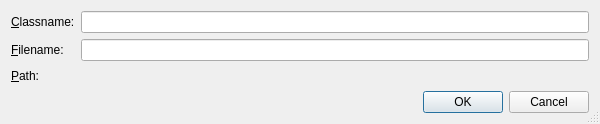
<?xml version="1.0" encoding="UTF-8"?>
<ui version="4.0">
 <class>NewDialogClassDialog</class>
 <widget class="QDialog" name="NewDialogClassDialog">
  <property name="geometry">
   <rect>
    <x>0</x>
    <y>0</y>
    <width>600</width>
    <height>124</height>
   </rect>
  </property>
  <property name="windowTitle">
   <string>New Dialog Class</string>
  </property>
  <property name="sizeGripEnabled">
   <bool>true</bool>
  </property>
  <layout class="QVBoxLayout" name="verticalLayout">
   <item>
    <layout class="QGridLayout" name="gridLayout">
     <item row="0" column="0">
      <widget class="QLabel" name="label">
       <property name="text">
        <string>&amp;Classname:</string>
       </property>
       <property name="buddy">
        <cstring>classnameEdit</cstring>
       </property>
      </widget>
     </item>
     <item row="0" column="1">
      <widget class="QLineEdit" name="classnameEdit">
       <property name="toolTip">
        <string>Enter the name of the new class</string>
       </property>
      </widget>
     </item>
     <item row="1" column="0">
      <widget class="QLabel" name="label_2">
       <property name="text">
        <string>&amp;Filename:</string>
       </property>
       <property name="buddy">
        <cstring>filenameEdit</cstring>
       </property>
      </widget>
     </item>
     <item row="1" column="1">
      <widget class="QLineEdit" name="filenameEdit">
       <property name="toolTip">
        <string>Enter the name of the file for the forms code</string>
       </property>
      </widget>
     </item>
     <item row="2" column="0">
      <widget class="QLabel" name="label_3">
       <property name="text">
        <string>&amp;Path:</string>
       </property>
       <property name="buddy">
        <cstring>pathnamePicker</cstring>
       </property>
      </widget>
     </item>
     <item row="2" column="1">
      <widget class="EricPathPicker" name="pathnamePicker" native="true">
       <property name="sizePolicy">
        <sizepolicy hsizetype="Expanding" vsizetype="Preferred">
         <horstretch>0</horstretch>
         <verstretch>0</verstretch>
        </sizepolicy>
       </property>
       <property name="focusPolicy">
        <enum>Qt::StrongFocus</enum>
       </property>
       <property name="toolTip">
        <string>Enter the path of the file for the forms code</string>
       </property>
      </widget>
     </item>
    </layout>
   </item>
   <item>
    <widget class="QDialogButtonBox" name="buttonBox">
     <property name="orientation">
      <enum>Qt::Horizontal</enum>
     </property>
     <property name="standardButtons">
      <set>QDialogButtonBox::Cancel|QDialogButtonBox::Ok</set>
     </property>
    </widget>
   </item>
  </layout>
 </widget>
 <customwidgets>
  <customwidget>
   <class>EricPathPicker</class>
   <extends>QWidget</extends>
   <header>EricWidgets/EricPathPicker.h</header>
   <container>1</container>
  </customwidget>
 </customwidgets>
 <tabstops>
  <tabstop>classnameEdit</tabstop>
  <tabstop>filenameEdit</tabstop>
  <tabstop>buttonBox</tabstop>
 </tabstops>
 <resources/>
 <connections>
  <connection>
   <sender>buttonBox</sender>
   <signal>accepted()</signal>
   <receiver>NewDialogClassDialog</receiver>
   <slot>accept()</slot>
   <hints>
    <hint type="sourcelabel">
     <x>248</x>
     <y>254</y>
    </hint>
    <hint type="destinationlabel">
     <x>157</x>
     <y>274</y>
    </hint>
   </hints>
  </connection>
  <connection>
   <sender>buttonBox</sender>
   <signal>rejected()</signal>
   <receiver>NewDialogClassDialog</receiver>
   <slot>reject()</slot>
   <hints>
    <hint type="sourcelabel">
     <x>316</x>
     <y>260</y>
    </hint>
    <hint type="destinationlabel">
     <x>286</x>
     <y>274</y>
    </hint>
   </hints>
  </connection>
 </connections>
</ui>
